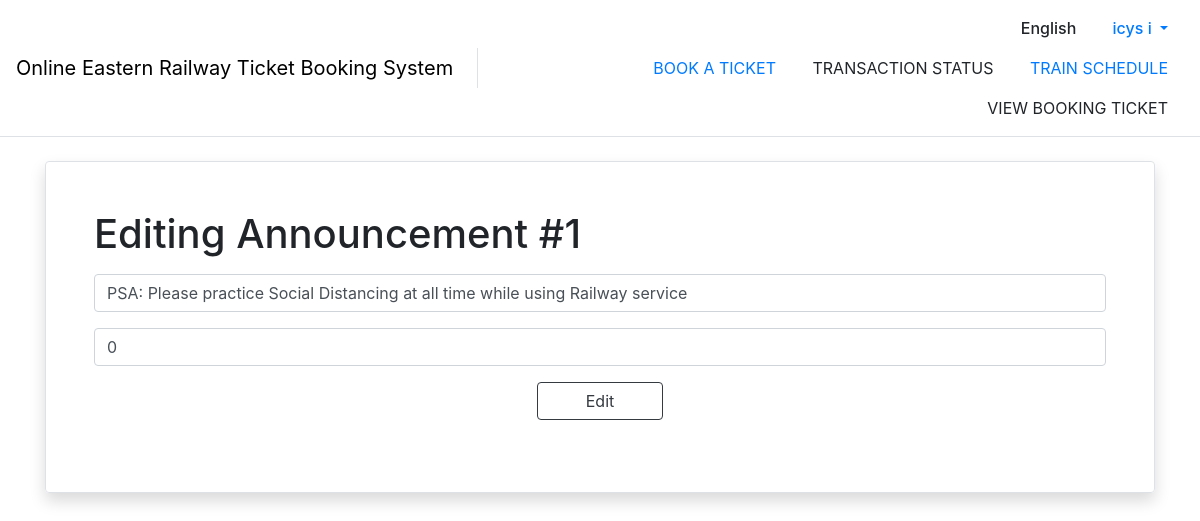
The app's page /announcement/edit/1/ (signed in) with its own data.
### announcement/models.py (models this page shows)
class Announcement(models.Model):
    announcer_user = models.ForeignKey(
        Announcer, on_delete=models.CASCADE, null=True)
    announce_text = models.TextField()
    announce_time = models.DateTimeField()
    view_count = models.IntegerField()

### announcement/views.py (the view, shortened to what this page needs)
# urls.py: path('edit/<int:announcement_id>/', views.EditAnnouncement.as_view(), name="editAnnouncement"),
class EditAnnouncement(LoginRequiredMixin, View):
    def get(self, request, announcement_id):
        context = prepare_context(request, show_navbar=True)
        announcement_form = AnnouncementForm()
        context['announcement_form'] = announcement_form
        context['announcement'] = Announcement.objects.get(pk=announcement_id)
        return render(request, 'announcement/editAnnouncement.html', context=context)

### announcement/forms.py
class AnnouncementForm(forms.ModelForm):
    class Meta:
        model = Announcement
        fields = ('announce_text',)

### account/utils.py (called while the page is built)
def prepare_context(request, show_navbar=True):
    context = {
        'show_navbar': show_navbar
    }
    if request.user.is_authenticated:
        user = User.objects.get(username=request.user.username)
        context['current_user'] = user
    return context

### announcement/templates/announcement/editAnnouncement.html (shortened to what this page needs)
{% extends "base.html" %}
{% load static %}
{% block content %}
  <div class="my-4">
    <div class="w-100 rounded border shadow p-5">
      <div class="row">
        <a class="col">
          <h1>Editing Announcement #{{ announcement.id }}</h1>
          <div id="signup" class="mt-3">
            <form action="#" method="POST">
              <div class="form-group">
                <input type="text" class="form-control" name="{{ announcement_form.announce_text.name }}"
                       id="{{ announcement_form.announce_text.id_for_label }}"
                       value="{{ announcement.announce_text }}" required>
              </div>
              <div class="form-group">
                <input type="number" class="form-control" name="view_count"
                       id="view_count" value="{{ announcement.view_count }}"
                       required>
              </div>
              <div class="text-center">
                <button type="submit" class="btn btn-outline-dark px-5">Edit</button>
              </div>
            </form>
          </div>
      </div>
    </div>
  </div>
  </div>
{% endblock content %}

### templates/base.html (shortened to what this page needs)
<!DOCTYPE html>
{% load static %}
<html lang="en">
<head>
  <link rel="stylesheet" type="text/css" href="{% static 'css/bootstrap.min.css'%}">
  <link rel="stylesheet" type="text/css" href="{% static 'css/bootstrap-select.min.css'%}">
  <link rel="stylesheet" type="text/css" href="{% static 'css/styles.css'%}">
</head>
<body>
  {% if show_navbar %}
  <nav class="navbar navbar-expand-lg navbar-light border-bottom">
    <div class="d-none d-lg-flex w-100 justify-content-center align-items-center">
      <div class="navbar-brand border-right pr-4 h-50">
        <div class="my-auto">
          <a class="d-inline-block my-auto"  href={% url 'dashboard' %} style="text-decoration: none; color: black;">Online Eastern Railway Ticket Booking System </a>
        </div>
      </div>
      <div class="text-right w-100">
        <div class="row align-content-right">
          <div class="col" style="font-weight: 500;">
            <a class="nav-link d-inline-block">English</a>
            {% if request.user.is_authenticated %}
              <div class="nav-item dropdown d-inline-block">
                <a class="nav-link dropdown-toggle" href="#" id="profileDropdown" role="button" data-toggle="dropdown" aria-haspopup="true" aria-expanded="false">
                  {% if user.first_name and user.last_name %}
                    {{ user.first_name }} {{ user.last_name }}
                  {% else %}
                    {{ user.username}}
                  {% endif %}
                </a>
              </div>
            {% else %}
              <a class="nav-link d-inline-block" href={% url 'login'%}>Login</a>
            {% endif %}
          </div>
        </div>
        <div class="row align-content-right">
          <div class="col text-uppercase">
            <a class="nav-link d-inline-block" href={% url 'searchSchedules' %}>BOOK A TICKET</a>
            <a class="nav-link d-inline-block">TRANSACTION STATUS</a>
            <a class="nav-link d-inline-block" href={% url 'searchTimetable' %}>TRAIN SCHEDULE</a>
            <a class="nav-link d-inline-block">VIEW BOOKING TICKET</a>
          </div>
        </div>
      </div>
    </div>
  </nav>
  {% endif %}
  <div id="content" class="container appear-fade-start">
    {% block content %}
    {% endblock content %}
</body>
</html>

### static/css/styles.css (style rules this page uses)
body { font-family: -apple-system, BlinkMacSystemFont, "Segoe UI", Roboto, "Sarabun", "Helvetica Neue", Arial, "Noto Sans", sans-serif, "Apple Color Emoji", "Segoe UI Emoji", "Segoe UI Symbol", "Noto Color Emoji" !important; }
.appear-fade-start { opacity: 0; animation: appear-fade 0.25s ease-out 0.1s 1 forwards; }

### records on screen
Announcement: id "1", announce_text "PSA: Please practice Social Distancing at all time while using Railway service", view_count "0"

### other values on screen
{{ user.first_name }} "icys"
{{ user.last_name }} "i"
